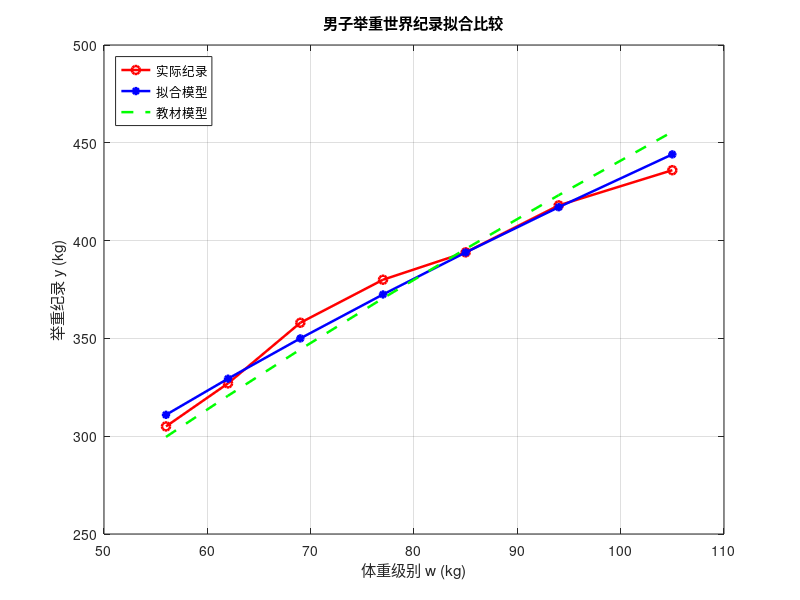
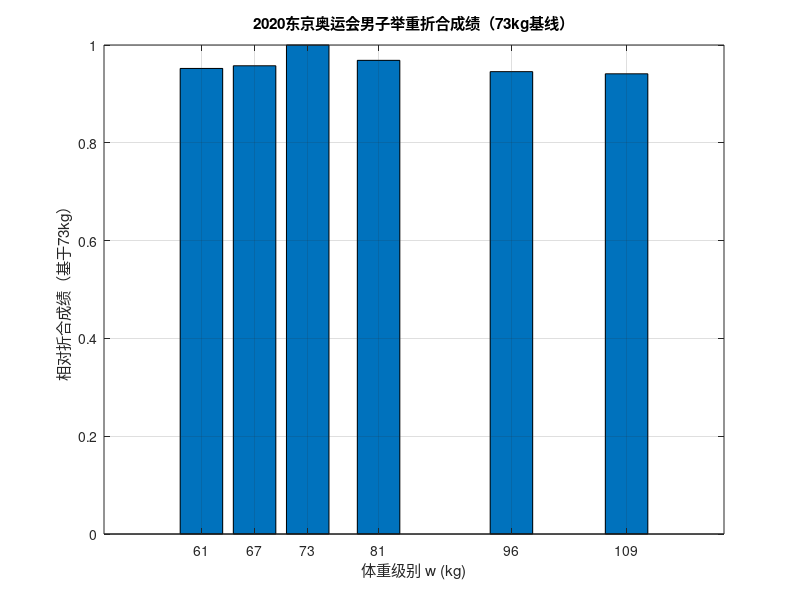

Recreate these plots in MATLAB, in order.
%% 2.2 男子举重比赛总冠军
clc; clear; close all;

% 数据
w = [56 62 69 77 85 94 105];        % 体重级别
y = [305 327 358 380 394 418 436];  % 世界纪录

% 线性处理
ln_w = log(w);
ln_y = log(y);

% 线性拟合 ln(y) = ln(a) + b*ln(w)
p = polyfit(ln_w, ln_y, 1);
b = p(1);
a = exp(p(2));

% 结果
fprintf('拟合结果：a = %.4f, b = %.4f\n', a, b);

% 使用拟合模型预测
y_fit = a * w.^b;

% 教材模型
y_book = 20.4711 * w.^(2/3);

% 计算拟合误差
err_fit = sqrt(mean((y - y_fit).^2));
err_book = sqrt(mean((y - y_book).^2));

fprintf('幂函数模型(拟合)：RMSE = %.4f\n', err_fit);
fprintf('幂函数模型(书中)：RMSE = %.4f\n', err_book);

% 绘图
figure;
plot(w, y, 'ro-', 'LineWidth',1.8); hold on;
plot(w, y_fit, 'b*-','LineWidth',1.8);
plot(w, y_book, 'g--','LineWidth',1.8);
xlabel('体重级别 w (kg)');
ylabel('举重纪录 y (kg)');
legend('实际纪录','拟合模型','教材模型','Location','NorthWest');
title('男子举重世界纪录拟合比较');
grid on;

% 折合成绩
w_tokyo = [61 67 73 81 96 109];
y_tokyo = [313 332 364 374 402 430];

% 以73kg级为基线
y_ref = 364;
w_ref = 73;

% 折合成绩（相对73kg基线）
fold_score = (y_tokyo ./ w_tokyo.^b) / (y_ref / w_ref^b);

[sorted_score, idx] = sort(fold_score, 'descend');

fprintf('\n=== 2020东京奥运会男子举重折合成绩排名（以73kg为基线）===\n');
fprintf('名次\t级别(kg)\t成绩(kg)\t折合成绩\n');
for i = 1:length(idx)
    fprintf('%d\t%d\t%.1f\t%.4f\n', i, w_tokyo(idx(i)), y_tokyo(idx(i)), sorted_score(i)*y_ref);
end

% 可视化
figure;
bar(w_tokyo, fold_score);
xlabel('体重级别 w (kg)');
ylabel('相对折合成绩（基于73kg）');
title('2020东京奥运会男子举重折合成绩（73kg基线）');
grid on;